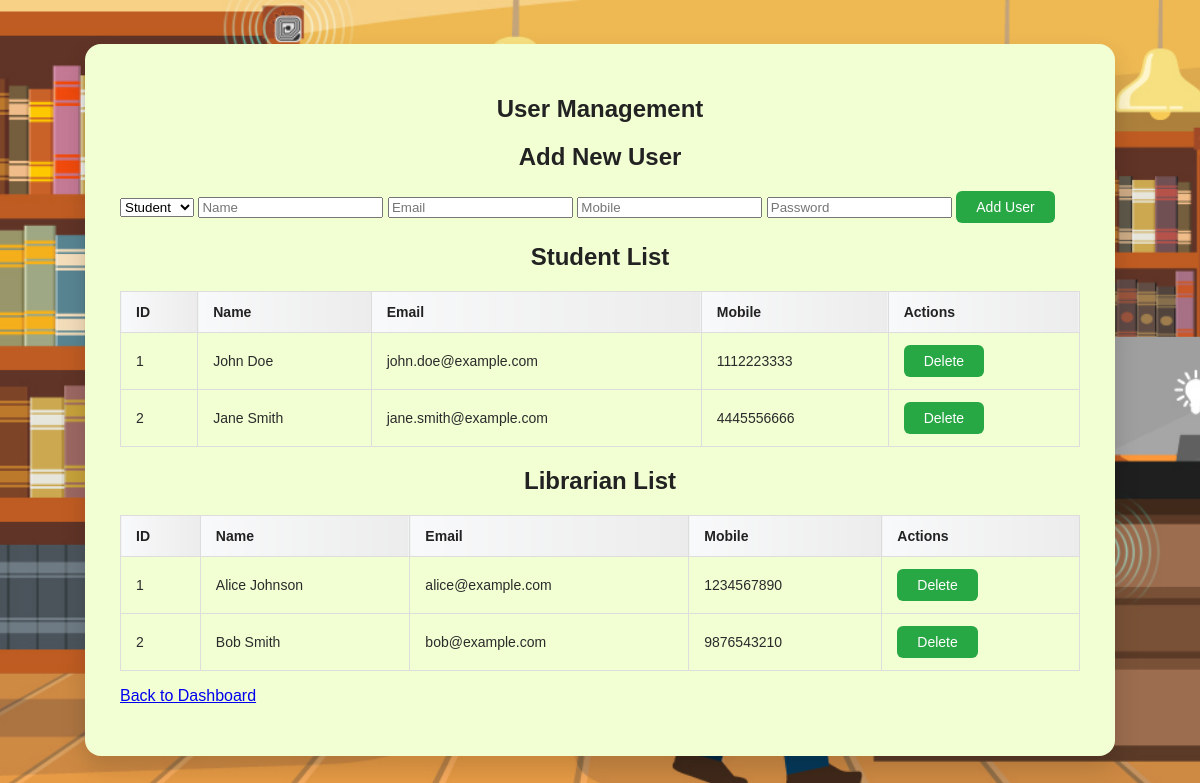
/user_management.php (signed in), run on the app's committed database.
### tables this page shows
CREATE TABLE student (
    stud_id INT PRIMARY KEY AUTO_INCREMENT,
    stu_name VARCHAR(100) NOT NULL,
    email VARCHAR(100) UNIQUE NOT NULL,
    mobile VARCHAR(15),
    course VARCHAR(50),
    address VARCHAR(255),
    date_of_birth DATE,
    password VARCHAR(100) NOT NULL,
    role VARCHAR(20) DEFAULT 'student'
);

CREATE TABLE librarian (
    lib_id INT PRIMARY KEY AUTO_INCREMENT,
    lib_name VARCHAR(100) NOT NULL,
    email VARCHAR(100) UNIQUE NOT NULL,
    mobile VARCHAR(15),
    address VARCHAR(255),
    password VARCHAR(100) NOT NULL
);

### user_management.php (the view, shortened to what this page needs)
<?php
include 'db_connection.php';
$students = $conn->query("SELECT * FROM student")->fetchAll(PDO::FETCH_ASSOC);
$librarians = $conn->query("SELECT * FROM librarian")->fetchAll(PDO::FETCH_ASSOC);
?>
<!DOCTYPE html>
<html lang="en">
<head>
    <link rel="stylesheet" href="styles.css">
</head>
<body>
    <div class="management-container">
        <h1>User Management</h1>
        <form method="POST" action="">
            <h2>Add New User</h2>
            <select name="role" required>
                <option value="student">Student</option>
            </select>
            <input type="text" name="name" placeholder="Name" required>
            <input type="email" name="email" placeholder="Email" required>
            <input type="text" name="mobile" placeholder="Mobile" required>
            <input type="password" name="password" placeholder="Password" required>
            <button type="submit" name="action" value="add">Add User</button>
        </form>
        <h2>Student List</h2>
        <table>
            <thead>
                <tr>
                    <th>ID</th>
                    <th>Name</th>
                    <th>Email</th>
                    <th>Mobile</th>
                    <th>Actions</th>
                </tr>
            </thead>
            <tbody>
                <?php foreach ($students as $student): ?>
                <tr>
                    <td><?php echo htmlspecialchars($student['stud_id']); ?></td>
                    <td><?php echo htmlspecialchars($student['stu_name']); ?></td>
                    <td><?php echo htmlspecialchars($student['email']); ?></td>
                    <td><?php echo htmlspecialchars($student['mobile']); ?></td>
                    <td>
                        <form method="POST" action="" style="display: inline;">
                            <button type="submit" name="action" value="delete" onclick="return confirm('Are you sure?')">Delete</button>
                        </form>
                    </td>
                </tr>
                <?php endforeach; ?>
            </tbody>
        </table>
        <h2>Librarian List</h2>
        <table>
            <thead>
                <tr>
                    <th>ID</th>
                    <th>Name</th>
                    <th>Email</th>
                    <th>Mobile</th>
                    <th>Actions</th>
                </tr>
            </thead>
            <tbody>
                <?php foreach ($librarians as $librarian): ?>
                <tr>
                    <td><?php echo htmlspecialchars($librarian['lib_id']); ?></td>
                    <td><?php echo htmlspecialchars($librarian['lib_name']); ?></td>
                    <td><?php echo htmlspecialchars($librarian['email']); ?></td>
                    <td><?php echo htmlspecialchars($librarian['mobile']); ?></td>
                    <td>
                        <form method="POST" action="" style="display: inline;">
                            <button type="submit" name="action" value="delete" onclick="return confirm('Are you sure?')">Delete</button>
                        </form>
                    </td>
                </tr>
                <?php endforeach; ?>
            </tbody>
        </table>
        <p><a href="dashboard.php">Back to Dashboard</a></p>
    </div>
</body>
</html>

### assets/css/styles.css (style rules this page uses)
body { font-family: 'Poppins', Arial, sans-serif; background: linear-gradient(135deg, #e8f0ff, #ffffff); margin: 0; padding: 0; background-image: url('../images/012.jpg'); background-size: cover; background-repeat: no-repeat; background-position: center; height: 100vh; display: flex; justify-content: center; align-items: center; }
.management-container { width: 80%; margin: 45px auto; padding: 35px; background: #f2ffd3; border-radius: 16px; box-shadow: 0 12px 24px rgba(0, 0, 0, 0.15); }
.management-container h1, .management-container h2 { text-align: center; font-size: 24px; margin-bottom: 20px; font-weight: 700; color: #222; }
.management-container table { width: 100%; border-collapse: collapse; margin-top: 20px; font-size: 16px; overflow: hidden; }
.management-container th, .management-container td { padding: 12px 15px; text-align: left; border: 1px solid #ddd; font-size: 14px; color: #2b2b2b; }
.management-container th { background: linear-gradient(90deg, #f8f9fa, #ececec); color: #222; font-weight: 600; }
.management-container td form { display: inline; }
.management-container button { padding: 8px 20px; font-size: 14px; background: #28a745; color: white; border: none; border-radius: 6px; transition: background 0.3s ease, transform 0.2s ease; cursor: pointer; }

### data on the page
student: stud_id "1", stu_name "John Doe", email "john.doe@example.com", mobile "1112223333"
student: stud_id "2", stu_name "Jane Smith", email "jane.smith@example.com", mobile "4445556666"
librarian: lib_id "1", lib_name "Alice Johnson", email "alice@example.com", mobile "1234567890"
librarian: lib_id "2", lib_name "Bob Smith", email "bob@example.com", mobile "9876543210"
